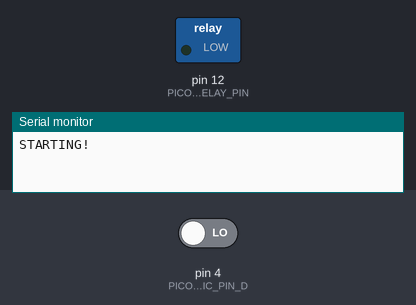
Simulated run of this sketch. Board: Arduino Uno, built with avr-gcc and run on an emulated ATmega328P. Parts: switched loads named in the sketch (green lamp = pin HIGH), the last lines printed to the serial monitor. Dashed ring = blinking. The test bench sets the inputs (shaded band); at power-on: pin 4 (PICOBRICKS_MIC_PIN_D) LOW.

Above: at 1.2 s.
1.3 s: pin 4 (PICOBRICKS_MIC_PIN_D) driven HIGH
At 1.7 s:
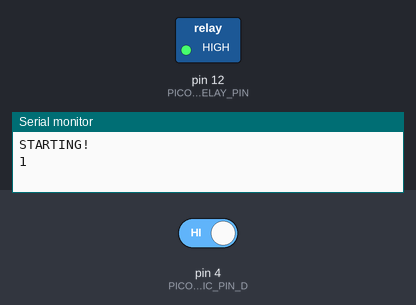
4.3 s: pin 4 (PICOBRICKS_MIC_PIN_D) driven LOW
At 5.4 s:
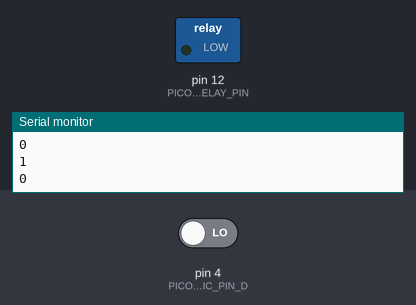
Timing chart, 0 to 7.3 s (numbered marks = the images above; inputs shaded):
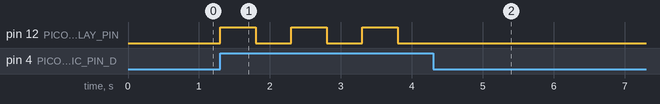

The sketch:

main.ino
```cpp
/**
 * @file    main.ino
 * @author  Filippo Graziani
 * @date    28/10/2024
 * @brief   In this project, we will turn a lamp we use at home on and off with
 *          sound. In our project, which we will build using the Picobricks
 *          sound level sensor, we will perform the on-off operations by making
 *          a clap sound. As in the previous projects, in projects where sensors
 *          are used, before we start to write the codes, it will make your
 *          progress easier to see what values the sensor sends in the
 *          operations we want to do by just operating the sensor, and then
 *          writing the codes of the project based on these values.
 *          https://docs.picobricks.com/en/latest/projects/magic%20lamp.html
 */

#include <stdint.h>
#include <stdlib.h>

#define PICOBRICKS_MIC_PIN_D        4
#define PICOBRICKS_RELAY_PIN        12
#define SOUND_THRESHOLD             0

void
setup ()
{
    Serial.begin(115200);

    while (!Serial)
    {
        /* Do nothing */
    }

    pinMode(PICOBRICKS_MIC_PIN_D, INPUT);
    pinMode(PICOBRICKS_RELAY_PIN, OUTPUT);

    Serial.println("STARTING!");
}   /* setup() */

void
loop ()
{
    static bool b_pin_toggle = false;
    static int prev_time = millis();

    if ((HIGH == digitalRead(PICOBRICKS_MIC_PIN_D)) &&
        ((millis() - prev_time) > 500))
    {
        b_pin_toggle ^= 1;
        Serial.println(b_pin_toggle);
        digitalWrite(PICOBRICKS_RELAY_PIN, b_pin_toggle);
        prev_time = millis();
    }
}   /* loop() */


/*** End of file ***/
```

Measured:
- after the input at 1.3 s, pin 12 (PICOBRICKS_RELAY_PIN): alternates HIGH for 0.50 s and LOW for 0.50 s, starting at once
- after the input at 4.3 s, pin 12 (PICOBRICKS_RELAY_PIN): stops changing and stays LOW
